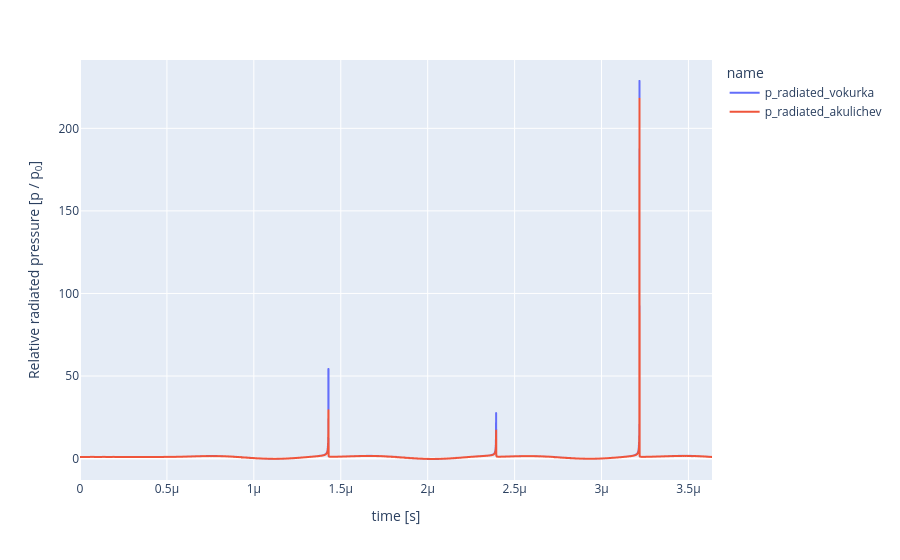

Notebook code cell kept with this figure:
### Code cell
import pandas as pd

rad_p_df1 = pd.DataFrame(
    data={
        "x": BD_obj.time,
        "y": BD_obj.p_radiated_vokurka,
        "name": "p_radiated_vokurka",
    }
)
rad_p_df2 = pd.DataFrame(
    data={
        "x": BD_obj.time,
        "y": BD_obj.p_radiated,
        "name": "p_radiated_akulichev",
    }
)
rad_p_df = pd.concat([rad_p_df1, rad_p_df2])

fig = px.line(rad_p_df,x="x", y="y", color="name")

fig.update_layout(
    xaxis=dict(title="time [s]"),
    yaxis=dict(title="Relative radiated pressure [p / p<sub>0</sub>]"), #r"$\text{Relative radiated pressure } [p/p_0]$"),
)
fig.show()

### Figure 1 — Plotly figure (JSON) as saved in the notebook; plotly's stock layout.template omitted (floating-point values rounded to 4 significant figures; data arrays with more than 128 entries replaced by an {"elided": "..."} marker saying what was removed)
{"data": [{"hovertemplate": "name=p_radiated_vokurka<br>x=%{x}<br>y=%{y}<extra></extra>", "legendgroup": "p_radiated_vokurka", "line": {"color": "#636efa", "dash": "solid"}, "marker": {"symbol": "circle"}, "mode": "lines", "name": "p_radiated_vokurka", "showlegend": true, "type": "scattergl", "x": {"elided": "4000 float values"}, "xaxis": "x", "y": {"elided": "10000 float values"}, "yaxis": "y"}, {"hovertemplate": "name=p_radiated_akulichev<br>x=%{x}<br>y=%{y}<extra></extra>", "legendgroup": "p_radiated_akulichev", "line": {"color": "#EF553B", "dash": "solid"}, "marker": {"symbol": "circle"}, "mode": "lines", "name": "p_radiated_akulichev", "showlegend": true, "type": "scattergl", "x": {"elided": "4000 float values"}, "xaxis": "x", "y": {"elided": "10000 float values"}, "yaxis": "y"}], "layout": {"autosize": true, "legend": {"title": {"text": "name"}, "tracegroupgap": 0}, "margin": {"t": 60}, "xaxis": {"anchor": "y", "autorange": true, "domain": [0, 1], "range": [0, 3.635e-06], "title": {"text": "time [s]"}, "type": "linear"}, "yaxis": {"anchor": "x", "autorange": true, "domain": [0, 1], "range": [-13.02, 241.4], "title": {"text": "Relative radiated pressure [p / p<sub>0</sub>]"}, "type": "linear"}}}
